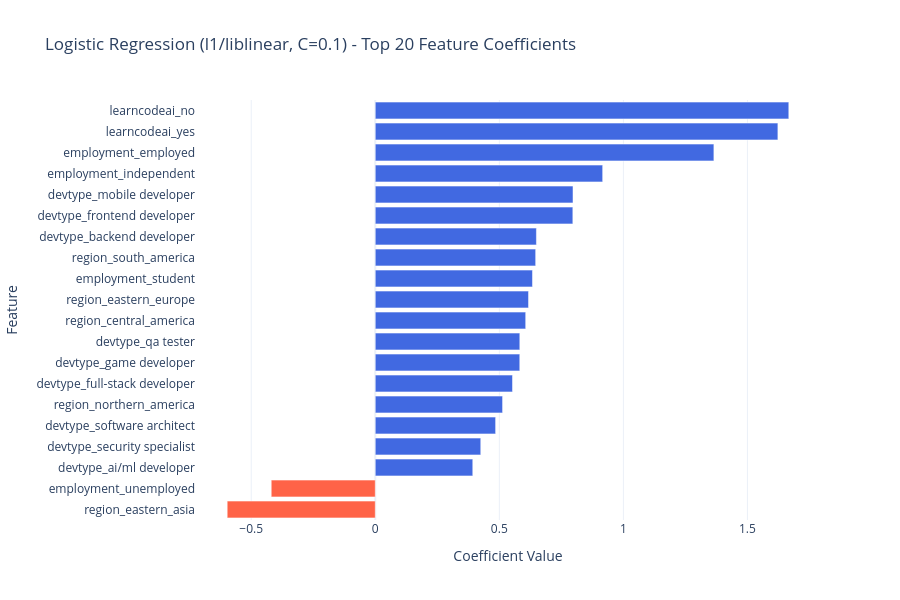

Notebook source saved alongside this figure:
### Code cell
# Getting top variables with .coef
feature_names = X_clean.columns.tolist()
coefs = lr_best.coef_[0] 

coef_df = pd.DataFrame({
    'Feature': feature_names,
    'Coefficient': coefs
})
coef_df['Abs'] = coef_df['Coefficient'].abs()
coef_df = coef_df.sort_values('Abs', ascending=False).head(20)
coef_df = coef_df.sort_values('Coefficient')

colors = ['tomato' if c < 0 else 'royalblue' for c in coef_df['Coefficient']]

fig = go.Figure(go.Bar(
    x=coef_df['Coefficient'],
    y=coef_df['Feature'],
    orientation='h',
    marker_color=colors
))
fig.update_layout(
    title=f'Logistic Regression ({best_lr_label}, C={best_C}) - Top 20 Feature Coefficients',
    xaxis_title='Coefficient Value',
    yaxis_title='Feature',
    template='plotly_white',
    height=600
)
fig.show()

print("Top 20 features by absolute coefficient:")
print(f"{'Rank':<6} {'Feature':<40} {'Coefficient':>12}")
print("-" * 60)
for rank, (index, row) in enumerate(coef_df.sort_values('Abs', ascending=False).iterrows(), 1):
    print(f"{rank:<6} {row['Feature']:<40} {row['Coefficient']:>12.4f}")

### Figure 1 — Plotly figure (JSON) as saved in the notebook; plotly's stock layout.template omitted (floating-point values rounded to 4 significant figures)
{"data": [{"marker": {"color": ["tomato", "tomato", "royalblue", "royalblue", "royalblue", "royalblue", "royalblue", "royalblue", "royalblue", "royalblue", "royalblue", "royalblue", "royalblue", "royalblue", "royalblue", "royalblue", "royalblue", "royalblue", "royalblue", "royalblue"]}, "orientation": "h", "type": "bar", "x": [-0.5968, -0.4193, 0.393, 0.4252, 0.485, 0.5131, 0.5531, 0.5824, 0.5826, 0.6063, 0.6177, 0.6336, 0.6465, 0.6495, 0.7963, 0.7969, 0.9165, 1.365, 1.623, 1.667], "y": ["region_eastern_asia", "employment_unemployed", "devtype_ai/ml developer", "devtype_security specialist", "devtype_software architect", "region_northern_america", "devtype_full-stack developer", "devtype_game developer", "devtype_qa tester", "region_central_america", "region_eastern_europe", "employment_student", "region_south_america", "devtype_backend developer", "devtype_frontend developer", "devtype_mobile developer", "employment_independent", "employment_employed", "learncodeai_yes", "learncodeai_no"]}], "layout": {"height": 600, "title": {"text": "Logistic Regression (l1/liblinear, C=0.1) - Top 20 Feature Coefficients"}, "xaxis": {"title": {"text": "Coefficient Value"}}, "yaxis": {"title": {"text": "Feature"}}}}
